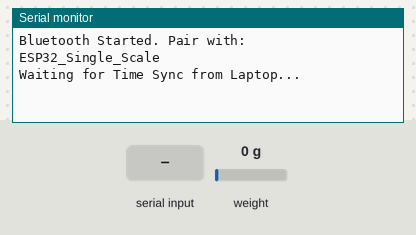
This sketch was run on a simulated ESP32. Parts: the last lines printed to the serial monitor. The test bench sets the inputs (shaded band); at power-on: weight on the scale 0 g. Nothing arrives over Bluetooth unless stated.

Above: at 1.8 s.
1.9 s: "SYNC:\n" received over the second serial link
At 3.2 s:
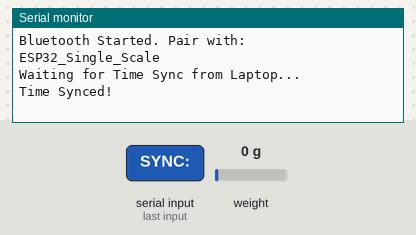
3.5 s: weight on the scale set to 100 g
At 5.26 s:
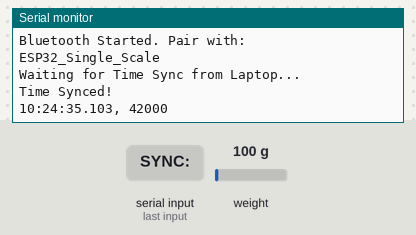
6.5 s: weight on the scale set to 1250 g
At 6.66 s:
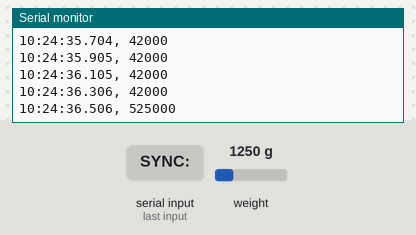
Timing chart, 0 to 9.5 s (numbered marks = the images above; inputs shaded):
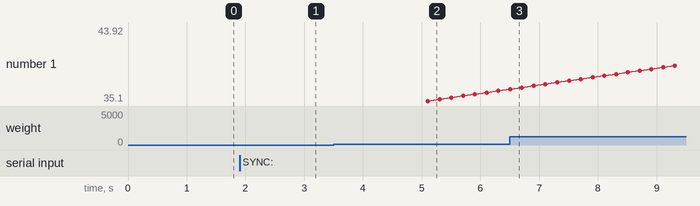

The sketch:

ClosedConnectionCode.ino
```cpp
#include "HX711.h"
#include <time.h>
#include <sys/time.h>
#include "BluetoothSerial.h"

// --- BLUETOOTH SETUP ---
BluetoothSerial SerialBT;
#define BT_DEVICE_NAME "ESP32_Single_Scale"

#define DOUT 22
#define CLK 23

HX711 scale;
char timeStringBuffer[32];
bool timeSynced = false;

void setup() {
  Serial.begin(115200);

  // Initialize Bluetooth
  SerialBT.begin(BT_DEVICE_NAME);
  Serial.println("Bluetooth Started. Pair with: " BT_DEVICE_NAME);

  // --- WAIT FOR SYNC ---
  Serial.println("Waiting for Time Sync from Laptop...");
  while (!timeSynced) {
    if (SerialBT.available()) {
      String incoming = SerialBT.readStringUntil('\n');
      incoming.trim();

      if (incoming.startsWith("SYNC:")) {
        long timestamp = incoming.substring(5).toInt();

        struct timeval now = { .tv_sec = (time_t)timestamp, .tv_usec = 0 };
        settimeofday(&now, NULL);

        timeSynced = true;
        SerialBT.println("ACK_SYNC_SINGLE");
        Serial.println("Time Synced!");
      }
    } else {
      SerialBT.println("WAITING_FOR_SYNC_SINGLE");
      delay(500);
    }
  }

  // --- SENSOR SETUP ---
  scale.begin(DOUT, CLK);
  SerialBT.println("Taring... Remove any weight.");
  scale.tare();
  delay(2000);
  SerialBT.println("Tare complete.");
}

void loop() {
  if (!timeSynced) return;

  if (scale.is_ready()) {
    long reading = scale.read();

    struct timeval tv;
    gettimeofday(&tv, NULL);
    struct tm* timeinfo = gmtime(&tv.tv_sec);
    strftime(timeStringBuffer, sizeof(timeStringBuffer), "%H:%M:%S", timeinfo);
    int millisec = tv.tv_usec / 1000;

    // Print to Bluetooth
    SerialBT.printf("%s.%03d, %ld\n", timeStringBuffer, millisec, reading);

    // Print to USB
    Serial.printf("%s.%03d, %ld\n", timeStringBuffer, millisec, reading);

  }
  delay(100);
}
```

Measured:
- after the input at 1.9 s, the serial monitor: prints a new line after 0.10 s (image 1)
- after the input at 3.5 s, the serial monitor: prints a new line after 1.6 s (image 2)
- after the input at 6.5 s, the serial monitor: prints a new line at once (image 3)
- plotted number 1: 36.31 → 43.92 after the input at 6.5 s
